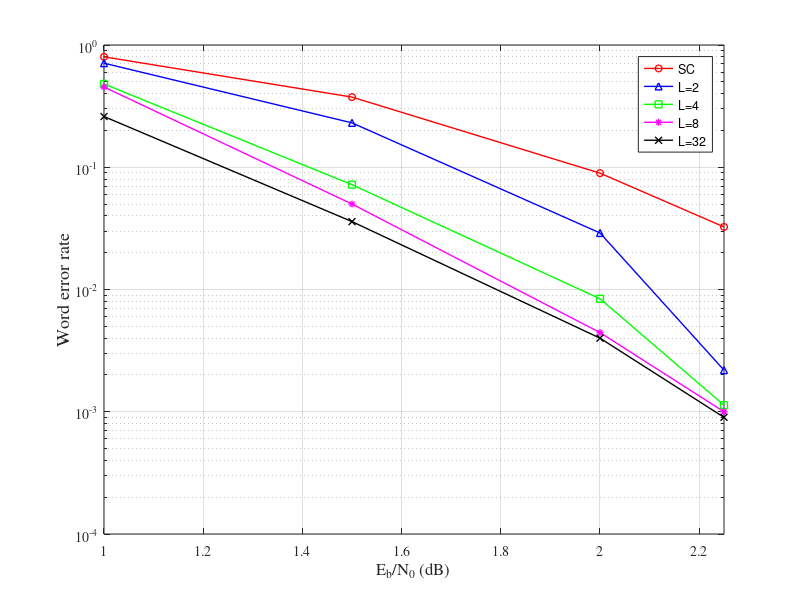

Recreate this plot in MATLAB.

resSC=[0	1	4.785e-01	12000	5.8798e+06        	1.2e+04;
0.5	9.875e-01      	3.9743e-01         	11850	4.8836e+06        	1.2e+04;
1	8.0029e-01      	2.0327e-01        	19207	4.9955e+06        	2.4e+04;
1.5	3.7496e-01     	5.6227e-02         	8999	1.3818e+06        	2.4e+04;
2	8.9472e-02     	1.8359e-02         	3221	3.2573e+05        	3.6e+04;
2.25	3.25e-02    	2.67e-03       	1560	 1.3e+05        	4.8e+04;];


%1.5	1.9571e-01     	1.6211e-02         	274	9.2963e+04	1400
%2	1.0952e-02	3.5685e-04	23	5.308e+03	2100
%2.25        0.001428      0.0005304           52         7956          30000  0.0021944 
  
%listdecoder.m, nL=2
resL2 = [1         7.1e-01      1.6248e-01       994   2.3294e+05         1400;
   1.5      0.23071      0.03332          323        47767         1400
    2     0.029    0.0030738           61         6610         2100
   2.25     0.00219    0.000652         40       24035         18000
    ];
%listdecoder.m, nL=4
resL4 = [0            1      0.49807          800   1.6321e+06          800
    1        0.48      0.16224           48         8112          100;
    %1       0.4825      0.11292          965   1.1563e+05         2000
    1.5        0.072      0.023524           72         11762          1000;
    %1.5        0.146     0.025328          292        25936         2000;
    2        0.0084      0.0027064           47         6766          5000;
    %2         0.02    0.0026953           60         4140         3000
    2.25  1.1324e-03      2.312e-05   30   2.531e+03  2.7e+04
    ];
%listdecoder.m, nL=8
resL8 = [ 1      0.45333     0.091683          816   1.6899e+05         1800
          %1.5     0.073889     0.009522          133        17551         1800
          1.5        0.05      0.019308           119         19308          2000;
             2    0.0044444   0.00046691           40         4303         9000;
    2.25        0.001      0.0005808           50         7617          35000
    %2.25       0.0006   4.1357e-05           12          847        20000
    ];
            
%listdecoder.m,, nL=32
resL32 = [1        0.26      0.096504           131         24126          500;
  % 1.5        0.036      0.011894           72         11894          2000;
   1.5     0.035929    0.0061438          503        88078        14000;
   2        0.004     0.0005348           32         5348          20000;
   2.25        0.0009      0.00014           28         4130          25000];

semilogy(resSC(:,1),resSC(:,2),'ro-','LineWidth',1,'MarkerSize',5)
hold on
semilogy(resL2(:,1),resL2(:,2),'b^-','LineWidth',1,'MarkerSize',5)
semilogy(resL4(:,1),resL4(:,2),'gs-','LineWidth',1,'MarkerSize',5)
semilogy(resL8(:,1),resL8(:,2),'m*-','LineWidth',1,'MarkerSize',5)
semilogy(resL32(:,1),resL32(:,2),'kx-','LineWidth',1,'MarkerSize',5)

grid on
set(gca,'FontName','Times','FontSize',10);
axis([1 2.25 1e-4 1])
xlabel('E_b/N_0 (dB)','FontName','Times','FontSize',12)
ylabel('Word error rate','FontName','Times','FontSize',13)
%title('List decoding performance, Rate=0.5, N=2048','FontName','Times','FontSize',13)
legend('SC','L=2','L=4','L=8','L=32')
